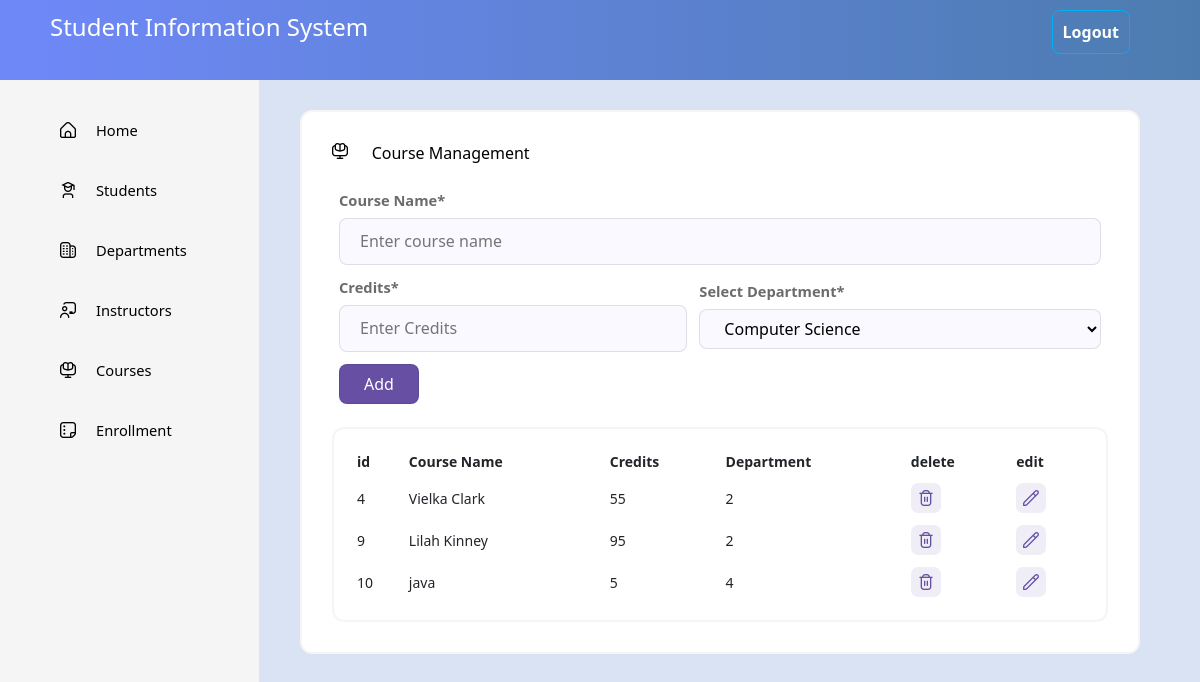
The app's page /collage/course_List.php (signed in) with its own data.
### tables this page shows
CREATE TABLE `course` (
  `course_id` int(11) NOT NULL,
  `course_name` varchar(100) NOT NULL,
  `credits` int(11) NOT NULL,
  `department_id` int(11) DEFAULT NULL
);

### collage/course_List.php (the view, shortened to what this page needs)
<?php
include("..//gridview.php");
$txtCourseName=$txtCredits=$department="";
include("controll/course/ControllerCourseData.php");
if(isset($_SESSION["username"])){
    include("../config/connection.php");
    $query = "SELECT*FROM course;";
    $query2 = "SELECT department_id, department_name from Department";
    $res = mysqli_query($conn, $query);
    $department_result = mysqli_query($conn, $query2);
    if($res && $department_result ){
        $result_set = mysqli_fetch_all($res,2);
        $department_set  = mysqli_fetch_all($department_result,2);
    }
    else{
        echo "ERROR: Coud not feach data";
    }
}else{
    header("Location: ../auth/login.php");
}
?>
<html lang="en">
<head>
    <link rel="stylesheet" type="text/css" href="..//gridviewStyle.css">
    <link rel="stylesheet" type="text/css" href="..//css.css">
</head>
<body>
    <?php include("..//layout//header.php") ?>
    <?php include("..//side.php") ?>
    <div class="center">
        <span class="titel">
            <i class="icon"><img class="title_ico" src="..//assets//img//icon//e-learning.png" alt="noimg"></img></i>
            <h3>Course Management</h3>
        </span><br><br>
            <div class="container">
            <form method="post" action="<?php echo htmlspecialchars($_SERVER['PHP_SELF']); ?>">
            <table class="table-input">
                <tr>
                    <td colspan="2"><label for="" class="label-input">Course Name*</label>
                        <input type="text" name="txtCourseName" id="txtCourseName"  placeholder="Enter course name" value="<?php echo $txtCourseName ;?>">
                    </td>
                </tr>
                <tr>
                    <td>
                        <label for="" class="label-input">Credits*</label>
                        <input type="number" name="txtCredits" id="txtCredits" placeholder="Enter Credits">
                    </td>
                    <td>
                        <label for="" class="label-input">Select Department*</label>
                        <select name="department" id="department">
                            <?php foreach ($department_set as $row) { ?>
                                <option value="<?php echo $row[0] ?>"><?php echo $row[1] ?></option>
                            <?php } ?>
                        </select>
                    </td>
                </tr>
                <tr>
                    <td><input type="submit" name="addCourse" id="addCourse" value="Add"></td>
                </tr>
            </table>
            </form>
            <?php  $tableName = "Course";
                    $colName = array("id","Course Name", "Credits","Department","delete", "edit");
                    $actions=array("Delete", "Edit");
                    $grid = new Gridview($tableName, $colName, $actions) ;
                    $grid->creat_table($result_set);
                    $grid->addAndCloseEnd()?>
            </div>
    </div>
</body>
</html>

### gridview.php (shortened to what this page needs)
<?php
class Gridview{
    public $tableName = null;
    public $attribut =array();
    public $data_set = array();
    public $actions=array();
    public function __construct($tableName="", $attribut ,$actions=array(),$data_set=array()){
        $this->tableName = $tableName;
        $this->attribut = $attribut;
        $this->data_set = $data_set;
        $this->actions = $actions;
    }
    function creat_table($data_set =""){
        $tablename=$this->tableName;
        $this->tb = "<table class='tb2'>";
        $this->tb .= "<thead>";
        $data_set = ($data_set!="" )? $data_set : $this->data_set;
        foreach($this->attribut as $attr){
            $this->tb .= "<td>".$attr."</td>";
        }
        $this->tb .= "</thead>";
        if(!empty($data_set)){
            foreach($data_set as $row){
                $row = array_merge($row, $this->actions);
                $this->tb .= "<tr>";
                foreach($row as $cell_data){
                    if($cell_data =="Delete" ||$cell_data =="Edit" || $cell_data =="Add" ||$cell_data =="Search"|| $cell_data =="View" || $cell_data =="Apply" || $cell_data =="Detail")
                    {
                        $this->tb .= "<td>";
                       $this->tb .= "<form action='".htmlspecialchars($_SERVER['PHP_SELF'])."' method='post'>";
                        $this->tb .= "<input type='hidden' name='recordId' value='{$row[0]}'>";
                        $this->tb .= "<button class=\"btn_action\" type='submit' name='$cell_data$tablename' value='$cell_data'><img src=\"..//assets//img//actions//$cell_data.png\" alt=\"$cell_data\"></button>";
                        $this->tb .= "</form>";
                        $this->tb .= "</td>";
                        continue;
                    }
                    else{
                        $this->tb .= "<td>".$cell_data."</td>";
                    }
                }
                $this->tb .= "</tr>";
            }
        }
        echo $this->tb;
    }
   function addAndCloseEnd($item = ""){
    echo "</table>";
    }
}
?>

### gridviewStyle.css (style rules this page uses)
table { border:1px solid;color: red; width: 100%; }
table td,th { text-align:left; }
thead td { width: auto;font-weight:bold;text-align: left;color:#fff; background:#333;padding: 5px; }
tbody td { width: auto;text-align: left; background:#DDD; padding: 5px; }

### css.css (style rules this page uses)
* { margin: 0px; padding: 0px; box-sizing: border-box; font-family: 'Segoe UI', Tahoma, 'Geneva', Verdana, sans-serif; font-size: 14px; }
body { background-color: #DAE3F3; }
.header,.nav,.center { border:none; background-color: black; }
.center { background-color: white; width: 70%; border:2px solid #2323240b ; border-radius: 12px; height:auto; margin-left:300px ; margin-right: 40px; margin-top: 30px; padding:30px; font-weight: bolder; box-shadow:0.80 0 0 0.80; display: flexbox; }
h3 { display: inline-block; font-weight: 400; font-size: 16px; }
.container { background-color: #FFFFFF; height: auto; width:100%; font-style: normal; color: #0b1c39; font-style: normal; border-radius: 8px; }
img { width: 16px; height: 16px; margin-right: 20px; }
button { width: auto; display: flex; flex-direction: row; justify-content:left; align-items:center; }
table { border:1px solid #2323240b ; width:100%; max-height: 50%; box-shadow:0.80 0 0 0.80; overflow-y:auto; }
table td,table { background-color: #fff; color: #212529; border: none; }
.tb2 { border:2px solid #2323240b ; border-radius: 12px; padding: 16px; box-shadow: none; margin-top: 16px; }
input,select { width: 100%; font-size: 16px; background-color: #f9f9ff; line-height:45px ; border:1px solid #0b1c391e; border-radius: 8px; padding: 0px 20px; }
input[type=submit] { width: auto; height: 40px; padding: 0px 24px; line-height: 16px; font-weight: 500px; font-size: 12pt; background-color:#6750A4; color: #FFFFFF; text-align: center; }
select { height: 40px; }
label { font-weight: bold; display: inline-block; margin-bottom: 8px; font-size: 11pt; color: #00000094; }
.titel { margin: 24px 0px; }
.btn_action { background-color: #6650a41a; border-width:0px ; border-radius:7px ; height: 30px; width: 30px; text-align: center; }
.btn_action img { margin: auto; }

### records on screen
course: course_id "4 Vielka Clark 55 2"
course: course_id "9 Lilah Kinney 95 2"
course: course_id "10 java 5 4"

### other values on screen
$attr "id Course Name Credits Department delete edit"
form field department "Computer Science"
